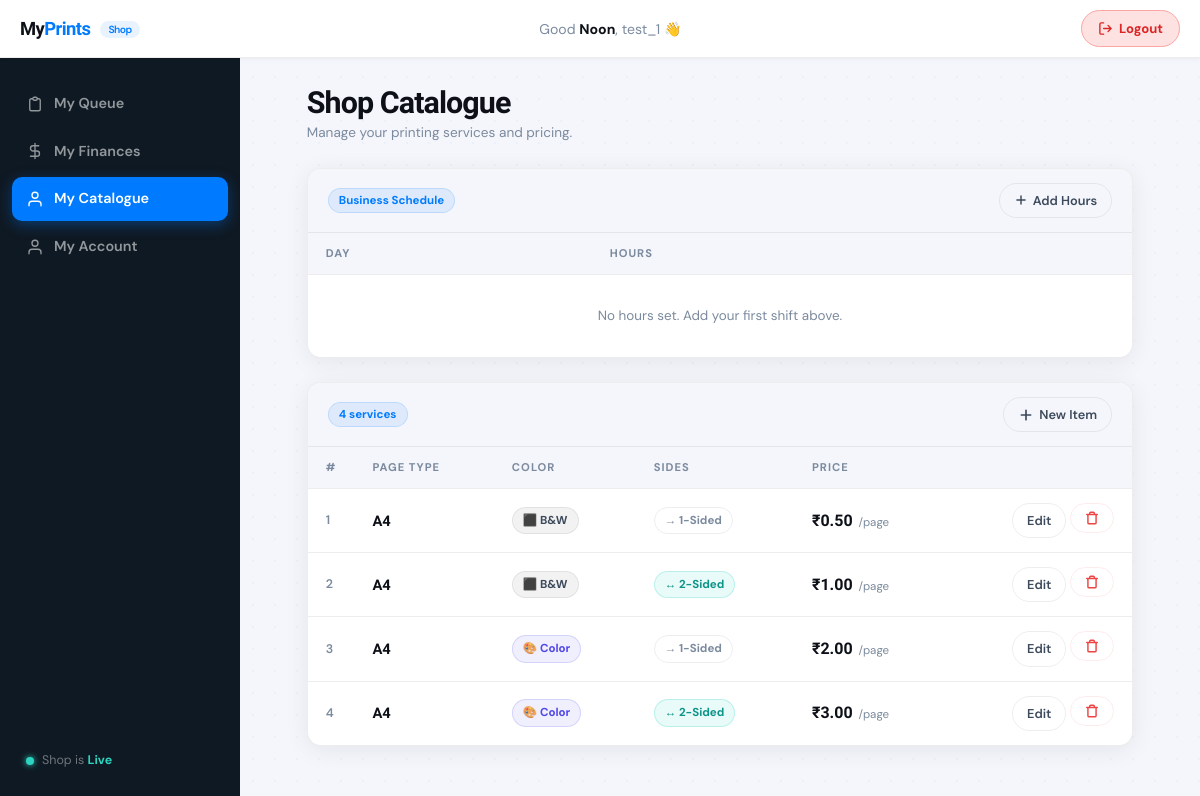
/my_shop/shop_catalogue (signed in), run on an earlier commit of the app's database.
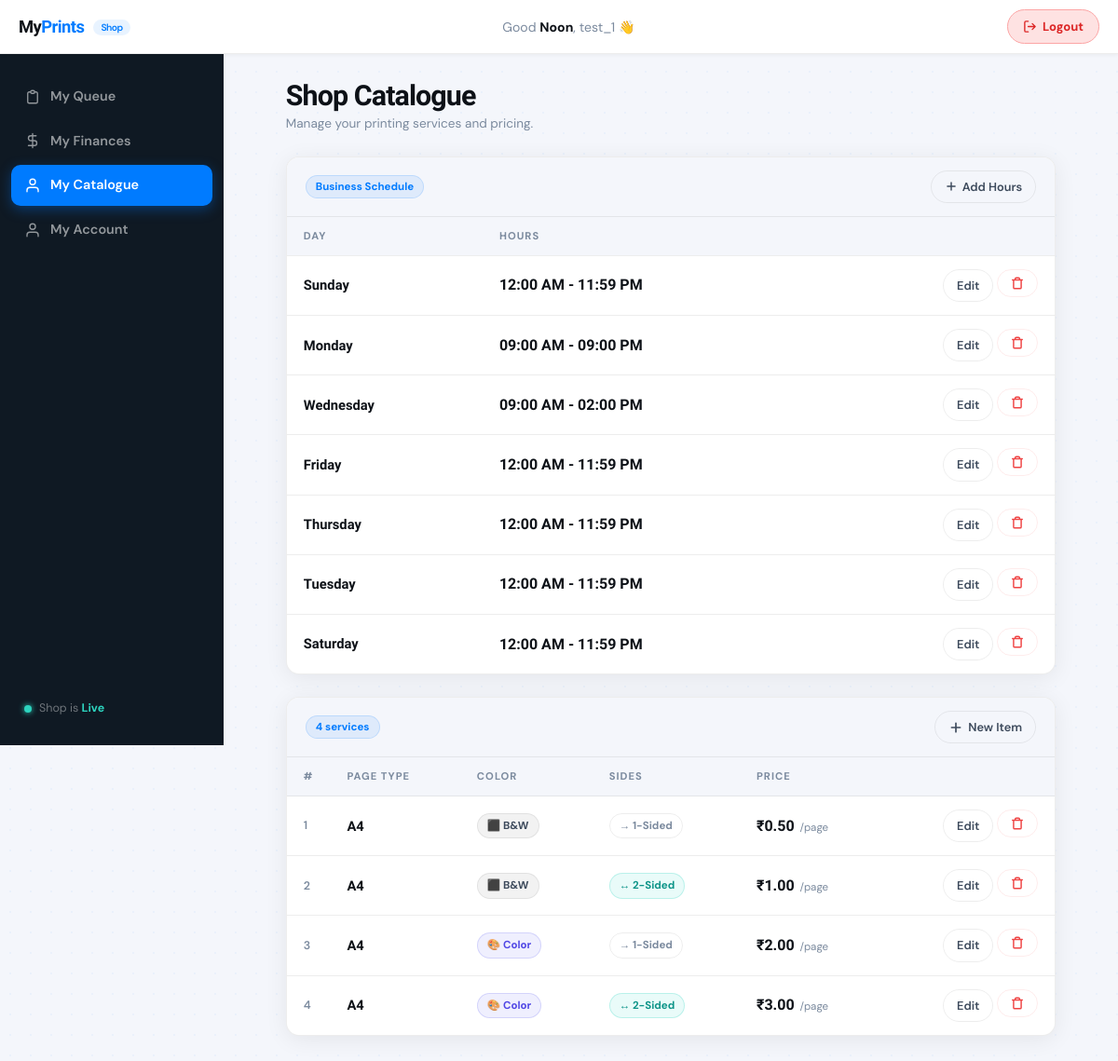
And on a later commit of the database.
### printoapp/models.py (models this page shows)
class Shop_items(models.Model):
    page_type = models.CharField(max_length =255)
    is_color = models.BooleanField(default=False)
    is_b2b = models.BooleanField(default=False)
    price = models.DecimalField(decimal_places=2, max_digits=6)
    shop_percent = models.DecimalField(decimal_places=2, max_digits=5, default=100.00)
    platform_percent = models.DecimalField(decimal_places=2, max_digits=5, default=0.00)
    shop_info = models.ForeignKey("Shop_info", related_name="items", on_delete=models.CASCADE)

class Shop_timing(models.Model):
    weekday = models.CharField(max_length=10)
    start_time = models.TimeField()
    end_time = models.TimeField()
    shop = models.ForeignKey("Shop_info", related_name="timings", on_delete=models.CASCADE)

### printoapp/views.py (the view, shortened to what this page needs)
# urls.py: path('my_shop/shop_catalogue', views.shop_catalogue, name='shop_catalogue'),
@login_required
def shop_catalogue(request):
    now_obj = timezone.localtime()
    hour = now_obj.hour
    greeting = "Morning" if 0 <= hour < 12 else "Noon" if hour == 12 else "Afternoon" if 12 < hour < 18 else "Evening"
    shop = Shop_info.objects.filter( shop_owner__user=request.user).first()
    items = Shop_items.objects.filter(
        shop_info = shop
        ).values(
            'id', 'page_type', 'is_color', 'is_b2b', 'price'
            ).order_by('page_type', 'is_color')
    timings = Shop_timing.objects.filter(shop__shop_owner__user=request.user).first()
    return render(request, 'printoapp/shop_catalogue.html', {
        'time': greeting,
        'username': request.user.username,
        'shop_info': shop,
        'items' : items,
        'open_days': timings
    })

### printoapp/templates/printoapp/shop_catalogue.html (shortened to what this page needs)
{% extends 'printoapp/shop_layout.html' %}
{% load static %}
{% block shop_extra_head %}
    <link href="{% static 'printoapp/shop_catalogue.css' %}" rel="stylesheet">
{% endblock %}
{% block nav_catalogue %}sd-active{% endblock %}
{% block sd_content %}
<div class="sc-page">
    <div class="sc-page-header">
        <div class="sc-page-header-left">
            <h1 class="sc-title">Shop Catalogue</h1>
            <p class="sc-subtitle">Manage your printing services and pricing.</p>
        </div>
    </div>
    <div class="sc-card" style="margin-bottom: 24px;">
        <div class="sc-card-meta">
            <span class="sc-count-badge">Business Schedule</span>
            <button type="button" class="sc-edit-btn" id="newTimingBtn">
                <svg width="14" height="14" viewBox="0 0 24 24" fill="none"><path d="M12 5v14M5 12h14" stroke="currentColor" stroke-width="2.5" stroke-linecap="round"/></svg>
                Add Hours
            </button>
        </div>
        <div class="sc-table-wrap">
            <table class="sc-table">
                <thead>
                    <tr>
                        <th>Day</th>
                        <th>Hours</th>
                        <th></th>
                    </tr>
                </thead>
                <tbody>
                    {% for t in shop_info.timings.all %}
                    <tr class="sc-row">
                        <td><span class="sc-page-type">{{ t.weekday }}</span></td>
                        <td><span class="sc-price">{{ t.start_time|time:"h:i A" }} - {{ t.end_time|time:"h:i A" }}</span></td>
                        <td class="sc-actions-cell">
                            <button type="button" class="sc-edit-btn timing-edit-btn"
                                    value="{{ t.id }}"
                                    data-day="{{ t.weekday }}"
                                    data-start="{{ t.start_time|time:'H:i' }}"
                                    data-end="{{ t.end_time|time:'H:i' }}">
                                Edit
                            </button>
                            <button type="button" class="sc-edit-btn sc-delete-btn" onclick="handleDelete('{{ t.id }}', 'Delete_timing')">
                                <svg width="14" height="14" viewBox="0 0 24 24" fill="none" stroke="currentColor" stroke-width="2.5" stroke-linecap="round" stroke-linejoin="round">
                                    <path d="M3 6h18m-2 0v14a2 2 0 01-2 2H7a2 2 0 01-2-2V6m3 0V4a2 2 0 012-2h4a2 2 0 012 2v2"></path>
                                </svg>
                            </button>
                        </td>
                    </tr>
                    {% empty %}
                    <tr>
                        <td colspan="3" class="sc-empty-row">
                            <div class="sc-empty" style="padding: 30px;">
                                <p class="sc-empty-sub">No hours set. Add your first shift above.</p>
                            </div>
                        </td>
                    </tr>
                    {% endfor %}
                </tbody>
            </table>
        </div>
    </div>
    <div class="sc-card">
        <div class="sc-card-meta">
            <span class="sc-count-badge">{{ items|length }} service{% if items|length != 1 %}s{% endif %}</span>
            <button type="submit" name="new" class="sc-edit-btn new_btn">
                <svg width="16" height="16" viewBox="0 0 24 24" fill="none">
                    <path d="M12 5v14M5 12h14"
                          stroke="currentColor" stroke-width="2.5"
                          stroke-linecap="round"/>
                </svg>
                New Item
            </button>
        </div>
        <form action="{% url 'shop_catalogue' %}" method="post" id="scMainForm">
            <div class="sc-table-wrap">
                <table class="sc-table">
                    <thead>
                        <tr>
                            <th>#</th>
                            <th>Page Type</th>
                            <th>Color</th>
                            <th>Sides</th>
                            <th class="sc-th-price">Price</th>
                            <th></th>
                        </tr>
                    </thead>
                    <tbody>
                        {% for item in items %}
                        <tr class="sc-row">
                            <td class="sc-row-num">{{ forloop.counter }}</td>
                            <td>
                                <span class="sc-page-type">{{ item.page_type }}</span>
                            </td>
                            <td>
                                {% if item.is_color %}
                                    <span class="sc-badge sc-badge--color">🎨 Color</span>
                                {% else %}
                                    <span class="sc-badge sc-badge--bw">⬛ B&amp;W</span>
                                {% endif %}
                            </td>
                            <td>
                                {% if item.is_b2b %}
                                    <span class="sc-badge sc-badge--double">↔ 2-Sided</span>
                                {% else %}
                                    <span class="sc-badge sc-badge--single">→ 1-Sided</span>
                                {% endif %}
                            </td>
                            <td >
                                <span class="sc-price">₹{{ item.price }}</span>
                                <span class="sc-price-unit">/page</span>
                            </td>
                            <td class="sc-actions-cell">
                                <button type="submit" name="Update_catalogue"
                                        value="{{ item.id }}"
                                        class="sc-edit-btn edit_btn"
                                        data-pagetype="{{ item.page_type }}"
                                        data-price="{{ item.price }}"
                                        data-color="{{ item.is_color }}"
                                        data-b2b="{{ item.is_b2b }}">
                                    Edit
                                </button>
                                <button type="button" class="sc-edit-btn sc-delete-btn" onclick="handleDelete('{{ item.id }}', 'Delete_catalogue')">
                                    <svg width="14" height="14" viewBox="0 0 24 24" fill="none" stroke="currentColor" stroke-width="2.5" stroke-linecap="round" stroke-linejoin="round">
                                        <path d="M3 6h18m-2 0v14a2 2 0 01-2 2H7a2 2 0 01-2-2V6m3 0V4a2 2 0 012-2h4a2 2 0 012 2v2"></path>
                                    </svg>
                                </button>
                            </td>
                        </tr>
                        {% endfor %}
                    </tbody>
                </table>
            </div>
        </form>
    </div>
</div>
{% endblock %}

### printoapp/templates/printoapp/shop_layout.html (shortened to what this page needs)
{% extends 'printoapp/layout.html' %}
{% load static %}
{% block extra_head %}
<link href="{% static 'printoapp/shop_index.css' %}" rel="stylesheet">
{% block shop_extra_head %}{% endblock %}
{% endblock %}
{% block body %}
<div class="sd-root">
    <header class="sd-topbar">
        <div class="sd-topbar-left">
            <a href="{% url 'shop_index' %}" class="sd-topbar-logo">My<em>Prints</em> <span>Shop</span></a>
        </div>
        <div class="sd-topbar-center">
            <span class="sd-greeting">Good <strong>{{ time }}</strong>, {{ username }} 👋</span>
        </div>
        <div class="sd-topbar-right">
            <a href="{% url 'shop_logout' %}" class="sd-logout-btn">
                <svg width="15" height="15" viewBox="0 0 24 24" fill="none">
                    <path d="M9 21H5a2 2 0 01-2-2V5a2 2 0 012-2h4M16 17l5-5-5-5M21 12H9"
                          stroke="currentColor" stroke-width="2.2"
                          stroke-linecap="round" stroke-linejoin="round"/>
                </svg>
                Logout
            </a>
        </div>
    </header>
    <div class="sd-body">
        <aside class="sd-sidebar" id="sdSidebar">
            <nav class="sd-nav">
                <a href="{% url 'shop_index' %}"
                   class="sd-nav-item {% block nav_queue %}{% endblock %}">
                    <svg width="18" height="18" viewBox="0 0 24 24" fill="none">
                        <path d="M9 5H7a2 2 0 00-2 2v12a2 2 0 002 2h10a2 2 0 002-2V7a2 2 0 00-2-2h-2M9 5a2 2 0 002 2h2a2 2 0 002-2M9 5a2 2 0 012-2h2a2 2 0 012 2"
                              stroke="currentColor" stroke-width="1.8"
                              stroke-linecap="round" stroke-linejoin="round"/>
                    </svg>
                    My Queue
                </a>
                <a href="#"
                   class="sd-nav-item {% block nav_finances %}{% endblock %}">
                    <svg width="18" height="18" viewBox="0 0 24 24" fill="none">
                        <path d="M12 2v20M17 5H9.5a3.5 3.5 0 000 7h5a3.5 3.5 0 010 7H6"
                              stroke="currentColor" stroke-width="1.8"
                              stroke-linecap="round" stroke-linejoin="round"/>
                    </svg>
                    My Finances
                </a>
                <a href="{% url 'shop_catalogue' %}"
                   class="sd-nav-item {% block nav_catalogue %}{% endblock %}">
                    <svg width="18" height="18" viewBox="0 0 24 24" fill="none">
                        <path d="M20 21v-2a4 4 0 00-4-4H8a4 4 0 00-4 4v2M12 11a4 4 0 100-8 4 4 0 000 8z"
                              stroke="currentColor" stroke-width="1.8"
                              stroke-linecap="round" stroke-linejoin="round"/>
                    </svg>
                    My Catalogue
                </a>
                <a href="{% url 'shop_account' %}"
                   class="sd-nav-item {% block nav_account %}{% endblock %}">
                    <svg width="18" height="18" viewBox="0 0 24 24" fill="none">
                        <path d="M20 21v-2a4 4 0 00-4-4H8a4 4 0 00-4 4v2M12 11a4 4 0 100-8 4 4 0 000 8z"
                              stroke="currentColor" stroke-width="1.8"
                              stroke-linecap="round" stroke-linejoin="round"/>
                    </svg>
                    My Account
                </a>
            </nav>
            <div class="sd-sidebar-footer">
                <div class="sd-status-dot"></div>
                <span>Shop is <strong>Live</strong></span>
            </div>
        </aside>
        <main class="sd-main">
            {% block sd_content %}{% endblock %}
        </main>
    </div>
</div>
{% endblock %}

### printoapp/templates/printoapp/layout.html (shortened to what this page needs)
{% load static %}
<!DOCTYPE html>
<html lang="en">
    <head>
        <link rel="stylesheet" href="https://stackpath.bootstrapcdn.com/bootstrap/4.4.1/css/bootstrap.min.css">
        <link href="{% static 'printoapp/style.css' %}" rel="stylesheet">
        {% block extra_head %}{% endblock %}
    </head>
    <body>
        <div class="body">
            {% block body %}
            {% endblock %}
        </div>
    </body>
</html>

### printoapp/static/printoapp/shop_index.css (style rules this page uses)
:root { --blue: #007BFF; --blue-d: #0062d6; --blue-pale: rgba(0,123,255,0.10); --mint: #2DD4BF; --mint-pale: rgba(45,212,191,0.12); --green: #10b981; --sidebar-bg: #0f1923; --sidebar-w: 240px; --topbar-h: 58px; --dark: #0d1117; --mid: #3d4a5c; --soft: #7b8a9e; --border: rgba(0,0,0,0.08); --off: #f4f6fb; --card: #ffffff; --r: 12px; --shadow-sm: 0 1px 4px rgba(0,0,0,0.05); --shadow-md: 0 4px 20px rgba(0,0,0,0.08); --transition: 0.2s cubic-bezier(0.4,0,0.2,1); }
*, *::before, *::after { box-sizing: border-box; }
body { font-family: 'DM Sans', sans-serif; background: var(--off); color: var(--dark); margin: 0; padding: 0; -webkit-text-size-adjust: 100%; text-size-adjust: 100%; -webkit-font-smoothing: antialiased; }
.body { padding: 0 !important; max-width: 100% !important; }
.sd-root { display: flex; flex-direction: column; min-height: 100vh; }
.sd-topbar { position: sticky; top: 0; z-index: 200; height: var(--topbar-h); background: var(--card); border-bottom: 1px solid var(--border); box-shadow: var(--shadow-sm); display: flex; align-items: center; justify-content: space-between; padding: 0 20px; gap: 16px; }
.sd-topbar-left { display: flex; align-items: center; gap: 12px; }
.sd-topbar-center { flex: 1; text-align: center; }
.sd-topbar-right { display: flex; align-items: center; }
.sd-topbar-logo { font-family: 'Readex Pro', sans-serif; font-weight: 800; font-size: 1.15rem; letter-spacing: -0.03em; color: var(--dark); text-decoration: none; }
.sd-topbar-logo em { font-style: normal; color: var(--blue); }
.sd-topbar-logo span { font-size: 0.65rem; font-weight: 600; background: var(--blue-pale); color: var(--blue); border-radius: 20px; padding: 2px 8px; margin-left: 6px; vertical-align: middle; font-family: 'DM Sans', sans-serif; }
.sd-greeting { font-size: 0.88rem; color: var(--soft); }
.sd-greeting strong { color: var(--dark); }
.sd-logout-btn { display: inline-flex; align-items: center; gap: 6px; padding: 8px 16px; border-radius: 50px; background: #fee2e2; color: #dc2626; border: 1px solid #fca5a5; font-size: 0.82rem; font-weight: 700; text-decoration: none; transition: background var(--transition), transform var(--transition); font-family: 'DM Sans', sans-serif; }
.sd-body { display: flex; flex: 1; }
.sd-sidebar { width: var(--sidebar-w); flex-shrink: 0; background: var(--sidebar-bg); display: flex; flex-direction: column; justify-content: space-between; padding: 24px 12px 20px; position: sticky; top: var(--topbar-h); align-self: flex-start; height: calc(100vh - var(--topbar-h)); overflow-y: auto; }
.sd-nav { display: flex; flex-direction: column; gap: 4px; }
.sd-nav-item { display: flex; align-items: center; gap: 10px; width: 100%; padding: 11px 14px; border: none; border-radius: 10px; background: transparent; color: rgba(255,255,255,0.55); font-family: 'DM Sans', sans-serif; font-size: 0.9rem; font-weight: 600; cursor: pointer; text-align: left; text-decoration: none; transition: background var(--transition), color var(--transition); }
.sd-nav-item#selected, .sd-nav-item.sd-active { background: var(--blue); color: #fff; box-shadow: 0 4px 14px rgba(0,123,255,0.35); }
.sd-sidebar-footer { display: flex; align-items: center; gap: 8px; padding: 10px 14px; font-size: 0.78rem; color: rgba(255,255,255,0.4); }
.sd-sidebar-footer strong { color: var(--mint); }
.sd-status-dot { width: 8px; height: 8px; border-radius: 50%; background: var(--mint); box-shadow: 0 0 6px var(--mint); animation: sdPulse 2s infinite; flex-shrink: 0; }
.sd-main { flex: 1; padding: 28px 24px; overflow-x: hidden; }

What changed in the data, as far as the page shows it:
added Shop_timing: weekday "Sunday", start_time "12:00 AM", end_time "11:59 PM"
added Shop_timing: weekday "Monday", start_time "09:00 AM", end_time "09:00 PM"
added Shop_timing: weekday "Wednesday", start_time "09:00 AM", end_time "02:00 PM"
added Shop_timing: weekday "Friday", start_time "12:00 AM", end_time "11:59 PM"
added Shop_timing: weekday "Thursday", start_time "12:00 AM", end_time "11:59 PM"
added Shop_timing: weekday "Tuesday", start_time "12:00 AM", end_time "11:59 PM"
added Shop_timing: weekday "Saturday", start_time "12:00 AM", end_time "11:59 PM"
Also different on the page:
text no longer shown: "No hours set. Add your first shift above."
